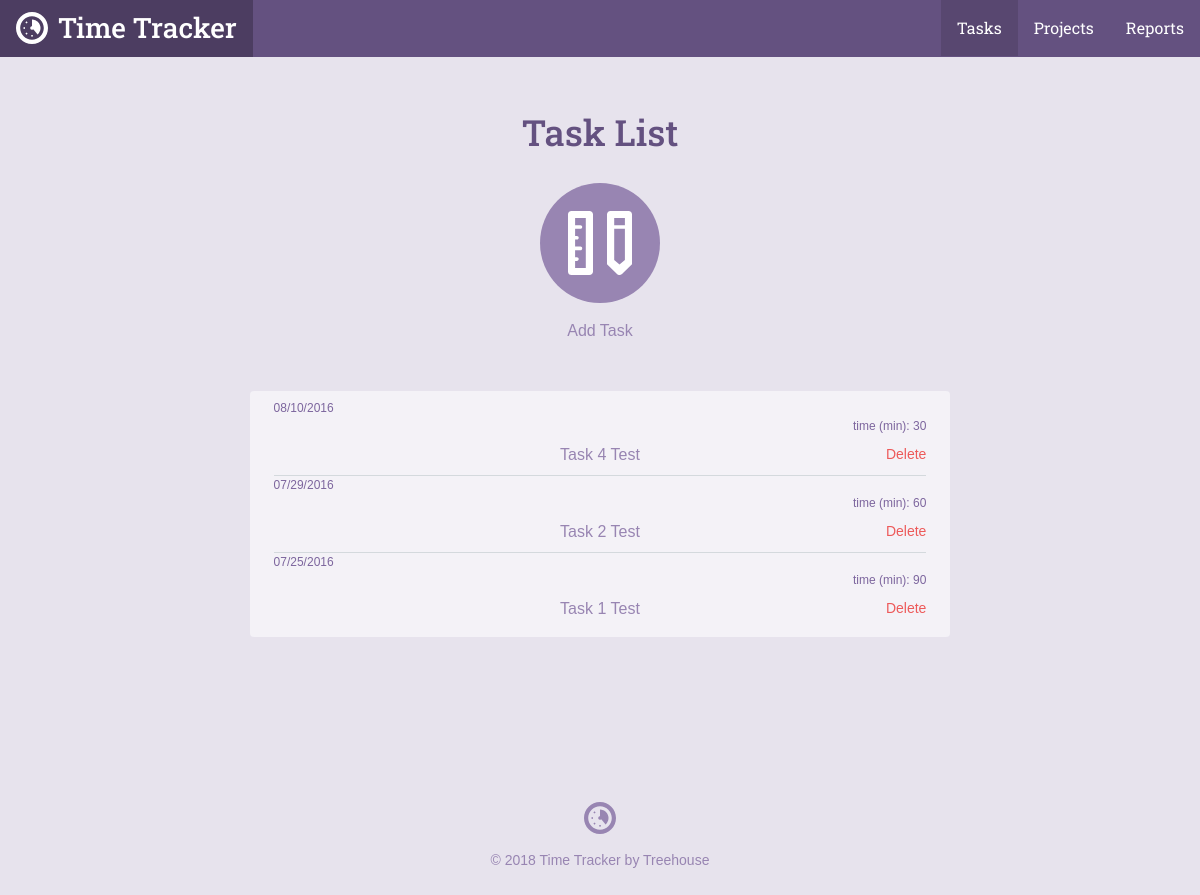
Before: /task_list.php with the older database file.
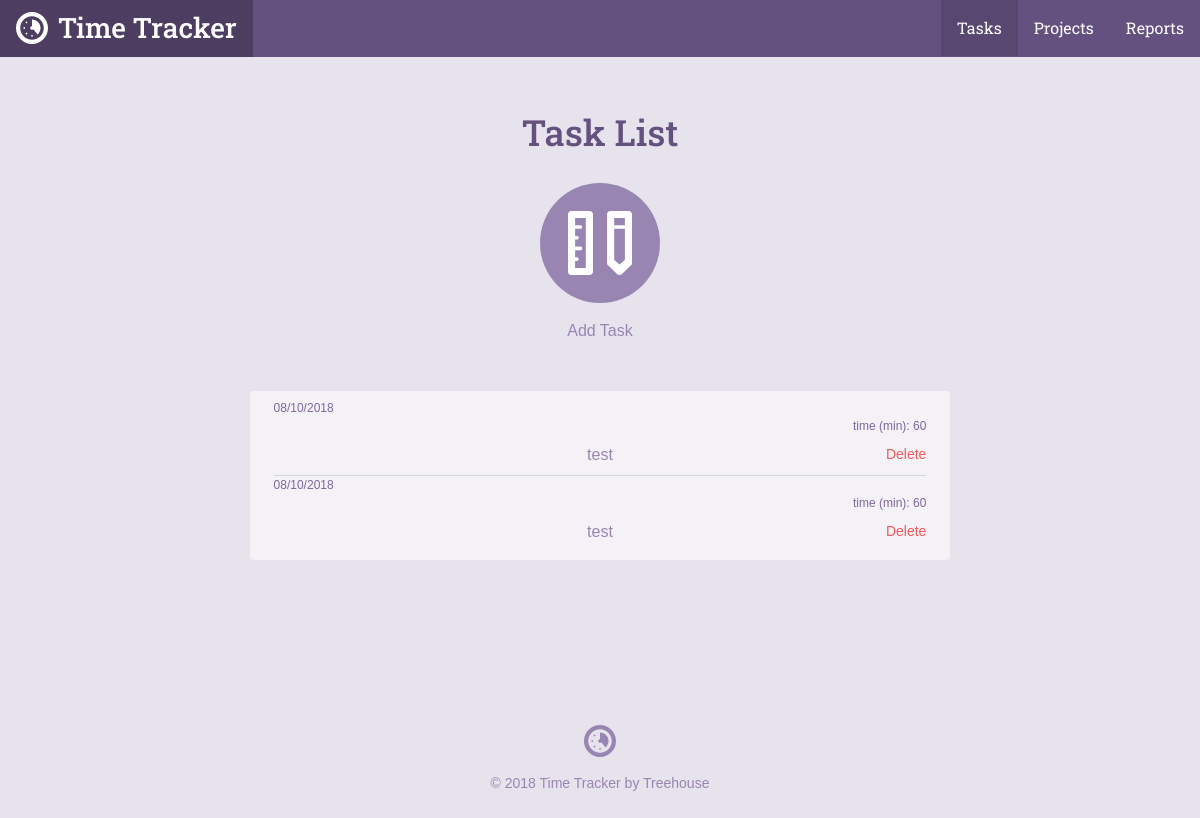
After: the same page with the newer database file.
### tables this page shows
CREATE TABLE `tasks` (
	`task_id`	INTEGER PRIMARY KEY AUTOINCREMENT,
	`project_id`	INTEGER,
	`title`	TEXT,
	`date`	INTEGER NOT NULL,
	`time`	TEXT NOT NULL
);

### inc/functions.php (called while the page is built, shortened)
<?php
function get_task_list($filter = null) {
    include 'connection.php';
    $sql = 'SELECT tasks.*, projects.title as project FROM tasks'
        . ' JOIN projects ON tasks.project_id = projects.project_id';
    $orderBy = ' ORDER BY date DESC';
    try {
        $results = $db->prepare($sql . $where . $orderBy);
        $results->execute();
    } catch (Exception $e) {
        echo "Error!: " . $e->getMessage() . "<br />";
        return array();
    }
    return $results->fetchAll(PDO::FETCH_ASSOC);
}

### task_list.php (the view, shortened to what this page needs)
<?php
require 'inc/functions.php';
include 'inc/header.php';
?>
<div class="section catalog random">
    <div class="col-container page-container">
        <div class="col col-70-md col-60-lg col-center">
            <h1 class="actions-header">Task List</h1>
            <div class="actions-item">
                <a class="actions-link" href="task.php">
                    <span class="actions-icon">
                        <svg viewbox="0 0 64 64"><use xlink:href="#task_icon"></use></svg>
                    </span>
                Add Task</a>
            </div>
            <div class="form-container">
              <ul class="items">
              <?php
                foreach(get_task_list() as $item) {
                    echo "<p style='font-size:12px; text-align: left;'>" . $item['date'] . "</p>";
                    echo "<p style='font-size:12px; text-align: right;'> time (min): " . $item['time'] . "</p>";
                    echo "<li style='text-align: center;'><a href='task.php?id=" . $item['task_id'] . "'>" . $item['title'] . "</a>\n";
                    echo "<form method='post' action='task_list.php'>\n";
                    echo "<input type='submit' class='button--delete' value='Delete'>\n";
                    echo "</form>\n";
                    echo "</li>";
                }
              ?>
              </ul>
            </div>
        </div>
    </div>
</div>
<?php include("inc/footer.php"); ?>

Changed rows visible on the page:
no longer on this page (row unchanged): tasks: date "08/10/2016", time "30", title "Task 4 Test"
no longer on this page (row unchanged): tasks: date "07/29/2016", time "60", title "Task 2 Test"
no longer on this page (row unchanged): tasks: date "07/25/2016", time "90", title "Task 1 Test"
added tasks: date "08/10/2018", time "60", title "test"
added tasks: date "08/10/2018", time "60", title "test"
